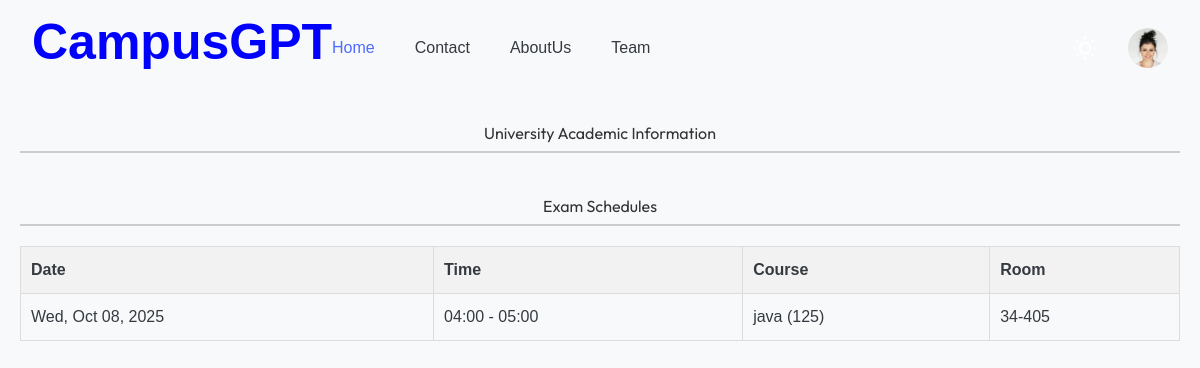
The page /exam/ (signed in) on the database its author committed.
### chatbot/models.py (models this page shows, shortened)
class ExamSchedule(models.Model):
    course = models.ForeignKey(Course, on_delete=models.CASCADE)
    exam_date = models.DateField()
    start_time = models.TimeField()
    end_time = models.TimeField()
    room_number = models.CharField(max_length=50)
    class Meta:
        ordering = ['exam_date', 'start_time']

class Course(models.Model):
    name = models.CharField(max_length=150)
    code = models.CharField(max_length=10, unique=True)
    assigned_faculty = models.ForeignKey(Faculty, on_delete=models.SET_NULL, null=True)

### MyPorject/views.py (the view)
# urls.py: path('exam/', views.Exam, name='exam'),
def Exam(request):
    timetable = ClassTimetable.objects.select_related('course').all()
    exams = ExamSchedule.objects.select_related('course').all()
    faculty_list = Faculty.objects.all().order_by('department', 'name')
    grouped_timetable = []
    display_day = dict(ClassTimetable.DAY_CHOICES)
    for day, entries in groupby(timetable, key=lambda x: x.day_of_week):
        grouped_timetable.append({
            'day': display_day.get(day, day),
            'entries': list(entries)
        })
    context = {
        'grouped_timetable': grouped_timetable,
        'exam_schedule': exams,
        'faculty_contacts': faculty_list,
    }
    return render(request, 'exam.html',context)

### templates/exam.html (shortened to what this page needs)
{% extends "base.html" %}
{% block content%}
  <!DOCTYPE html>
<html lang="en">
<head>
</head>
<body>
    <h1>University Academic Information</h1>
    <div class="section">
        <h2>Exam Schedules</h2>
        {% if exam_schedule %}
            <table>
                <thead>
                    <tr>
                        <th>Date</th>
                        <th>Time</th>
                        <th>Course</th>
                        <th>Room</th>
                    </tr>
                </thead>
                <tbody>
                    {% for exam in exam_schedule %}
                        <tr>
                            <td>{{ exam.exam_date|date:"D, M d, Y" }}</td>
                            <td>{{ exam.start_time|date:"H:i" }} - {{ exam.end_time|date:"H:i" }}</td>
                            <td>{{ exam.course.name }} ({{ exam.course.code }})</td>
                            <td>{{ exam.room_number }}</td>
                        </tr>
                    {% endfor %}
                </tbody>
            </table>
        {% else %}
            <p>No exam schedule information available.</p>
        {% endif %}
    </div>
    {% endblock  %}

### static/css/style.css (style rules this page uses)
:root { --swiper-theme-color:#007aff }
html { line-height: 1.5; -webkit-text-size-adjust: 100%; -moz-tab-size: 4; -o-tab-size: 4; tab-size: 4; font-family: ui-sans-serif, system-ui, -apple-system, BlinkMacSystemFont, "Segoe UI", Roboto, "Helvetica Neue", Arial, "Noto Sans", sans-serif, "Apple Color Emoji", "Segoe UI Emoji", "Segoe UI Symbol", "Noto Color Emoji"; }
body { margin: 0; line-height: inherit; }
h1, h2, h3, h4, h5, h6 { font-size: inherit; font-weight: inherit; }
table { text-indent: 0; border-color: inherit; border-collapse: collapse; }
blockquote, dl, dd, h1, h2, h3, h4, h5, h6, hr, figure, p, pre { margin: 0; }
body { position: relative; z-index: 1; font-family: Inter, sans-serif; font-size: 16px; line-height: 26px; font-weight: 400; --tw-text-opacity: 1; color: rgb(121 128 138 / var(--tw-text-opacity)); }
h1, h2, h3, h4, h5, h6 { font-family: Outfit, sans-serif; }

### static/css/profile.css (style rules this page uses)
* { margin:0; padding:0; box-sizing: border-box; }
body { background-color: #e1e7ed; text-align: center; }
h1 { color: green; }

### static/css/exam.css (style rules this page uses)
:root { --primary-color: #007bff; --secondary-color: #6c757d; --background-light: #f8f9fa; --card-background: #ffffff; }
body { font-family: 'Segoe UI', Tahoma, Geneva, Verdana, sans-serif; background-color: var(--background-light); color: #343a40; margin-top:100px; padding: 20px; }
h2 { color: var(--primary-color); border-bottom: 2px solid var(--primary-color); padding-bottom: 10px; margin-bottom: 20px; }

### templates/exam.html (style rules this page uses)
body { font-family: sans-serif; margin-: 100px; }
h1, h2 { color: #333; border-bottom: 2px solid #ccc; padding-bottom: 5px; }
table { width: 100%; border-collapse: collapse; margin-bottom: 20px; }
th, td { border: 1px solid #ddd; padding: 10px; text-align: left; }
th { background-color: #f2f2f2; }
.section { margin-top: 40px; }

### rows shown on the page
ExamSchedule: exam_date "Wed, Oct 08, 2025", start_time "04:00", end_time "05:00", course.name "java", course.code "125", room_number "34-405"
